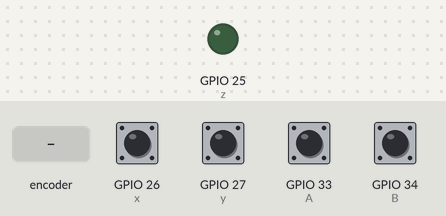
Simulated run of this program. Board: ESP32. Parts: output pins drawn as LEDs (lit = HIGH). Dashed ring = blinking. The inputs (shaded band) are chosen by the test bench; at power-on: GPIO 26 (x), GPIO 27 (y), GPIO 33 (A), GPIO 34 (B) HIGH.

Above: at 1.2 s.
1.3 s: rotary encoder on GPIO 33 (A) / GPIO 34 (B) turned 3 steps (first pin leading)
At 1.51 s:
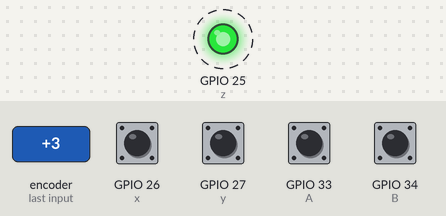
4.3 s: GPIO 26 (x) pulled LOW for 3.2 s
At 5.4 s:
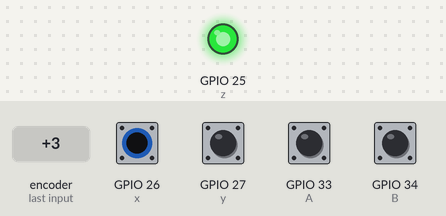
9.0 s: GPIO 27 (y) pulled LOW for 3.2 s
At 12.6 s:
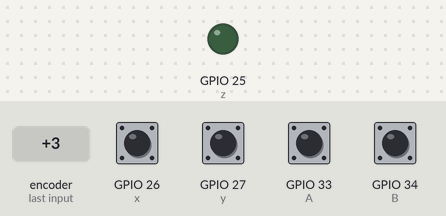
Timing chart, 0 to 14.1 s (numbered marks = the images above; inputs shaded):
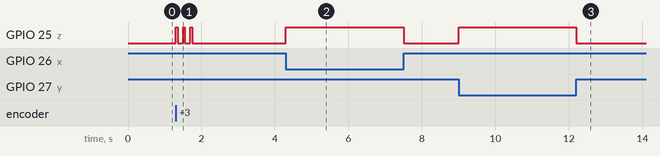

The program:

main.cpp
```cpp
#include <Arduino.h>
#define x 26
#define y 27
#define z 25
#define A 33
#define B 34

bool leer_x = 0;
bool leer_y = 0;
bool leer_A = 0;
bool leer_B = 0;
bool salida = 0;

void setup() {
  //Configuración de puertos
  pinMode(x, INPUT_PULLUP);
  pinMode(y, INPUT_PULLUP);
  pinMode(A, INPUT_PULLUP);
  pinMode(B, INPUT_PULLUP);
  pinMode(z, OUTPUT);
  }

void loop() {
  //Lectura de A y B
  leer_A = digitalRead(A);
  leer_B = digitalRead(B);
  leer_x = digitalRead(x);
  leer_y = digitalRead(y);

  bool res = 0;
  if(leer_A == false && leer_B == false){
    res = leer_x & leer_y; //AND
  }else if(leer_A == false && leer_B == true){
    res = leer_x | leer_y; //OR
  } else if(leer_A == true && leer_B == false){
    res = !leer_x; //NOT
  } else {
    res = leer_x ^ leer_y;
  }

  digitalWrite(z, res);

}
```

Measured:
- after the input at 1.3 s, GPIO 25 (z): alternates HIGH for 0.05 s and LOW for 0.15 s, 6 changes in all, then stays LOW, starting at once
- after the input at 4.3 s, GPIO 25 (z): LOW → HIGH at once, → LOW 3.2 s later
- after the input at 9.0 s, GPIO 25 (z): LOW → HIGH at once, → LOW 3.2 s later
